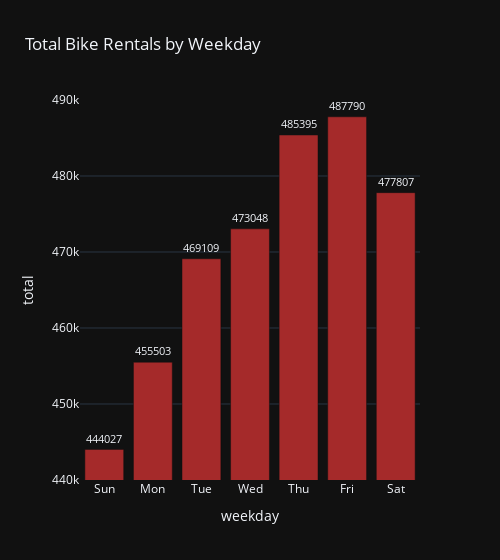

Notebook cell for this chart:
### Code cell
total_rental_per_weekday = data[[weekday, total]].groupby(weekday).sum()
day_order = ['Sun', 'Mon', 'Tue', 'Wed', 'Thu', 'Fri', 'Sat']
total_rental_per_weekday = total_rental_per_weekday.reindex(day_order)

fig = px.bar(
    total_rental_per_weekday,
    x=total_rental_per_weekday.index,
    y=total,
    text=total_rental_per_weekday[total],
    title="Total Bike Rentals by Weekday",
    color_discrete_sequence=['brown'],
    width=500
)

fig.update_layout(
    yaxis={'range': (440_000, 490_000)},
)
fig.update_traces(textposition="outside")


print("The rentals increase from weekday to weekend, with the highest rentals on Thursday to Saturday.")
fig.show()

### Figure 1 — Plotly figure (JSON) as saved in the notebook; plotly's stock layout.template omitted (floating-point values rounded to 4 significant figures)
{"data": [{"hovertemplate": "weekday=%{x}<br>total=%{text}<extra></extra>", "legendgroup": "", "marker": {"color": "brown", "pattern": {"shape": ""}}, "name": "", "orientation": "v", "showlegend": false, "text": [444000.0, 455500.0, 469100.0, 473000.0, 485400.0, 487800.0, 477800.0], "textposition": "outside", "type": "bar", "x": ["Sun", "Mon", "Tue", "Wed", "Thu", "Fri", "Sat"], "xaxis": "x", "y": [444027, 455503, 469109, 473048, 485395, 487790, 477807], "yaxis": "y"}], "layout": {"barmode": "relative", "legend": {"tracegroupgap": 0}, "title": {"text": "Total Bike Rentals by Weekday"}, "width": 500, "xaxis": {"anchor": "y", "domain": [0, 1], "title": {"text": "weekday"}}, "yaxis": {"anchor": "x", "domain": [0, 1], "range": [440000, 490000], "title": {"text": "total"}}}}
